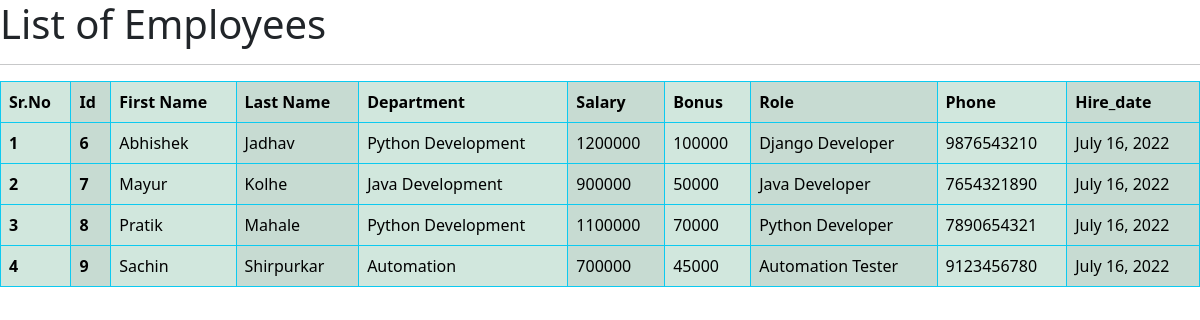
The app's page /view_emp/ with its own data.
### emp_app/models.py (models this page shows, shortened)
class Employee(models.Model):
    first_name = models.CharField(max_length=40, null= False)
    last_name = models.CharField(max_length=80)
    department = models.ForeignKey(Department, on_delete=models.CASCADE)
    salary = models.IntegerField(default=0)
    bonus = models.IntegerField(default=0)
    role = models.ForeignKey(Role, on_delete=models.CASCADE)
    phone = models.IntegerField(default=0)
    hire_date = models.DateField()

class Department(models.Model):
    name = models.CharField(max_length=50, null= False)
    location = models.CharField(max_length=100)

class Role(models.Model):
    name = models.CharField(max_length=50, null= False)

### emp_app/views.py (the view)
# urls.py: path('view_emp/', views.view_emp, name= 'view_emp'),
def view_emp(request):
    emps = Employee.objects.all()
    context = {
        "emps": emps
    }
    return render(request, 'view_emp.html', context)

### emp_app/templates/view_emp.html (shortened to what this page needs)
<!doctype html>
<html lang="en">
<head>
    <link href="https://cdn.jsdelivr.net/npm/bootstrap@5.2.0-beta1/dist/css/bootstrap.min.css" rel="stylesheet"
>
</head>
<body>
    <h1>List of Employees</h1>
    <hr>
    <table class="table table-hover table-success table-striped-columns table-bordered border-info">
        <thead>
            <tr>
              <th scope="col">Sr.No</th>
              <th scope="col">Id</th>
              <th scope="col">First Name</th>
              <th scope="col">Last Name</th>
              <th scope="col">Department</th>
              <th scope="col">Salary</th>
              <th scope="col">Bonus</th>
              <th scope="col">Role</th>
              <th scope="col">Phone</th>
              <th scope="col">Hire_date</th>
            </tr>
          </thead>
          {% for emp in emps %}
          <tbody>
            <tr>
              <th scope="row">{{forloop.counter}}</th>
              <th scope="row">{{emp.id}}</th>
              <td>{{emp.first_name}}</td>
              <td>{{emp.last_name}}</td>
              <td>{{emp.department.name}}</td>
              <td>{{emp.salary}}</td>
              <td>{{emp.bonus}}</td>
              <td>{{emp.role.name}}</td>
              <td>{{emp.phone}}</td>
              <td>{{emp.hire_date}}</td>
            </tr>
          </tbody>
          {%endfor%}
    </table>
</body>
</html>

### records on screen
Employee: id "6", first_name "Abhishek", last_name "Jadhav", department.name "Python Development", salary "1200000", bonus "100000", role.name "Django Developer", phone "9876543210", hire_date "July 16, 2022"
Employee: id "7", first_name "Mayur", last_name "Kolhe", department.name "Java Development", salary "900000", bonus "50000", role.name "Java Developer", phone "7654321890", hire_date "July 16, 2022"
Employee: id "8", first_name "Pratik", last_name "Mahale", department.name "Python Development", salary "1100000", bonus "70000", role.name "Python Developer", phone "7890654321", hire_date "July 16, 2022"
Employee: id "9", first_name "Sachin", last_name "Shirpurkar", department.name "Automation", salary "700000", bonus "45000", role.name "Automation Tester", phone "9123456780", hire_date "July 16, 2022"
